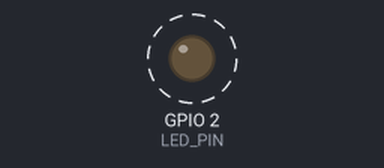
Bench run of a sketch on a simulated ESP32. Parts: output pins drawn as LEDs (lit = HIGH). Dashed ring = blinking. What the sketch prints to the serial monitor is not drawn.

Above: at 0.7 s.
Timing chart, 0 to 4.8 s (numbered marks = the images above):
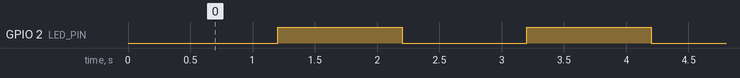

Measured:
- by itself, GPIO 2 (LED_PIN): alternates HIGH for 1.0 s and LOW for 1.0 s

The sketch:

heap_leak.ino
```cpp
// Fault fixture: boots normally but leaks 2 KB of heap every tick.
//
// Log: identical to the demo except free_heap drops by ~2 KB on every tick
// instead of staying flat. Left running for a few minutes it runs out of heap.
// Correct verdict: FAIL. run_test.py "BOOT OK" check: PASS (misses it).

#include <string.h>

#ifndef REGION
#define REGION "EU868"
#endif

#ifndef FW_VERSION
#define FW_VERSION "1.0.0"
#endif

const int LED_PIN = 2;
const size_t LEAK_BYTES = 2048;

// volatile so the compiler can't optimise the malloc away
static void *volatile last_buffer;

void setup() {
  Serial.begin(115200);
  delay(200);
  pinMode(LED_PIN, OUTPUT);
  Serial.println();
  Serial.printf("BOOT OK fw=%s region=%s chip=%s rev=%d\n",
                FW_VERSION, REGION, ESP.getChipModel(), ESP.getChipRevision());
}

void loop() {
  static unsigned long n = 0;
  digitalWrite(LED_PIN, n % 2);
  Serial.printf("tick %lu uptime_ms=%lu free_heap=%lu\n",
                n, millis(), (unsigned long)ESP.getFreeHeap());
  void *buf = malloc(LEAK_BYTES);  // the "bug": never freed
  if (buf) {
    memset(buf, 0xA5, LEAK_BYTES);
  }
  last_buffer = buf;
  n++;
  delay(1000);
}
```
